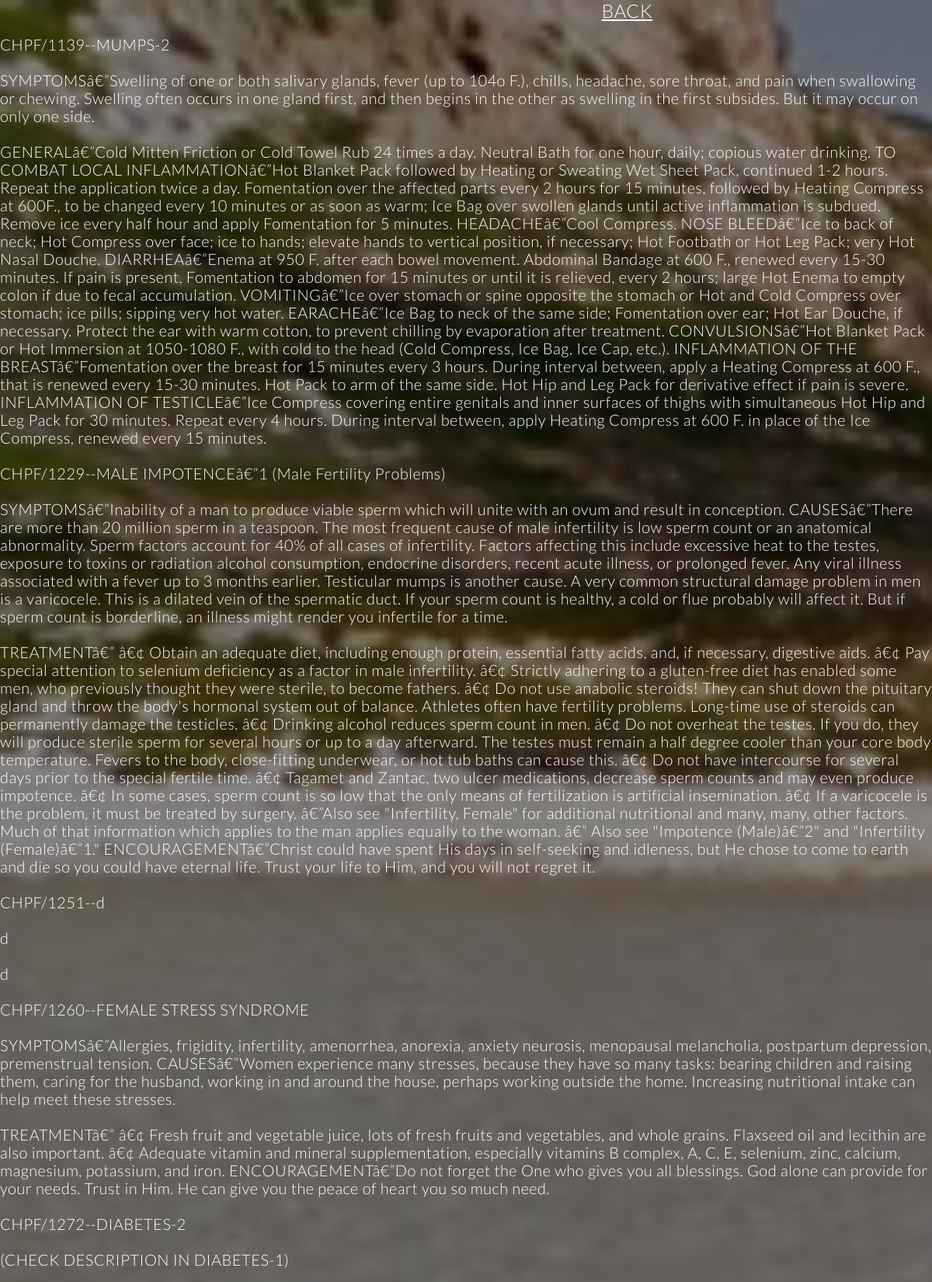
Screenshot of /all_diseases.php (upper part) with the database file from the repository.
### tables this page shows
CREATE TABLE `disease` (
  `Code` varchar(10) NOT NULL,
  `Name` varchar(100) NOT NULL,
  `Description` varchar(5000) NOT NULL,
  `Treatment` varchar(10000) NOT NULL
);

### function_disease_fetch.php (the view, shortened to what this page needs)
<?php
include "connect_db.php";
?>
<?php
function diseases_all(){
global $con;
$query="select * from disease";
$result=mysqli_query($con, $query);
while ($row= mysqli_fetch_assoc($result)) {
	$Code= $row['Code'];
	$Name= $row['Name'];
	$Description= $row['Description'];
	$Treatment= $row['Treatment'];
	echo $Code . "-" . "-" . $Name . "<br>" . "<br>" . $Description . "<br>" . "<br>" . $Treatment . "<br>" . "<br>";
}
}
?>

### all_diseases.php (shortened to what this page needs)
<?php
include  "function_disease_fetch.php";
?>
<!DOCTYPE html>
<html xmlns="http://www.w3.org/1999/xhtml">
  <head>
        <link rel="stylesheet" type="text/css" href="css/grid.css">
        <link rel="stylesheet" type="text/css" href="css/normalize.css">
         <link rel="stylesheet" type="text/css" href="css/ionicons.min.css">
        <link rel="stylesheet" type="text/css" href="style.css">
  </head>
  <body>
      <a href="user_welcome.php" style="color: #ffffff; font-size: 120%; right: 30%; position: fixed;">BACK</a><br><br>
<div >
<?php
diseases_all();
?>
</div>
 </body>
 </html>

### style.css (style rules this page uses)
* { margin: 0; padding: 0; box-sizing: border-box; }
body { width: 100%; font-family: 'Lato','arial', serif; font-weight: 300; word-spacing: 0.5px; letter-spacing: 0.5px; font-size: 20px; text-rendering: optimizeLegibility; color: #1c1a1a; background-image: linear-gradient(rgba(5, 5, 5, 0.47),rgba(5, 5, 5, 0.47)) ,url(images/img2.png); background-size: cover; }
div { color: #ffffff; }

### rows the page displays
disease: Code "CHPF/1139", Name "MUMPS-2", Description "SYMPTOMSâ€”Swelling of one or both salivary glands, fever (up to 104o F.), chills, headache, sore throat, and pain when swallowing or chewing. Swelling often occurs in one gland first, and then begins in the other as swelling in the first subsides. But it may occur on only one side.", Treatment "GENERALâ€”Cold Mitten Friction or Cold Towel Rub 24 times a day. Neutral Bath for one hour, daily; copious water drinking. TO COMBAT LOCAL INFLAMMATIONâ€”Hot Blanket Pack followed by Heating or Sweating Wet Sheet Pack, continued 1-2 hours. Repeat the application twice a day. Fomentation over the affected parts every 2 hours for 15 minutes, followed by Heating Compress at 600F., to be changed every 10 minutes or as soon as warm; Ice Bag over swollen glands until active inflammation is subdued. Remove ice every half hour and apply Fomentation for 5 minutes. HEADACHEâ€”Cool Compress. NOSE BLEEDâ€”Ice to back of neck; Hot Compress over face; ice to hands; elevate hands to vertical position, if…"
disease: Code "CHPF/1229", Name "MALE IMPOTENCEâ€”1 (Male Fertility Problems)", Description "SYMPTOMSâ€”Inability of a man to produce viable sperm which will unite with an ovum and result in conception. CAUSESâ€”There are more than 20 million sperm in a teaspoon. The most frequent cause of male infertility is low sperm count or an anatomical abnormality. Sperm factors account for 40% of all cases of infertility. Factors affecting this include excessive heat to the testes, exposure to toxins or radiation alcohol consumption, endocrine disorders, recent acute illness, or prolonged fever. Any viral illness associated with a fever up to 3 months earlier. Testicular mumps is another cause. A very common structural damage problem in men is a varicocele. This is a dilated vein of the…", Treatment "TREATMENTâ€” â€¢ Obtain an adequate diet, including enough protein, essential fatty acids, and, if necessary, digestive aids. â€¢ Pay special attention to selenium deficiency as a factor in male infertility. â€¢ Strictly adhering to a gluten-free diet has enabled some men, who previously thought they were sterile, to become fathers. â€¢ Do not use anabolic steroids! They can shut down the pituitary gland and throw the body's hormonal system out of balance. Athletes often have fertility problems. Long-time use of steroids can permanently damage the testicles. â€¢ Drinking alcohol reduces sperm count in men. â€¢ Do not overheat the testes. If you do, they will produce sterile sperm for…"
disease: Code "CHPF/1251", Name "d", Description "d", Treatment "d"
disease: Code "CHPF/1260", Name "FEMALE STRESS SYNDROME", Description "SYMPTOMSâ€”Allergies, frigidity, infertility, amenorrhea, anorexia, anxiety neurosis, menopausal melancholia, postpartum depression, premenstrual tension. CAUSESâ€”Women experience many stresses, because they have so many tasks: bearing children and raising them, caring for the husband, working in and around the house, perhaps working outside the home. Increasing nutritional intake can help meet these stresses.", Treatment "TREATMENTâ€” â€¢ Fresh fruit and vegetable juice, lots of fresh fruits and vegetables, and whole grains. Flaxseed oil and lecithin are also important. â€¢ Adequate vitamin and mineral supplementation, especially vitamins B complex, A, C, E, selenium, zinc, calcium, magnesium, potassium, and iron. ENCOURAGEMENTâ€”Do not forget the One who gives you all blessings. God alone can provide for your needs. Trust in Him. He can give you the peace of heart you so much need."
disease: Code "CHPF/1272", Name "DIABETES-2", Description "(CHECK DESCRIPTION IN DIABETES-1)"
